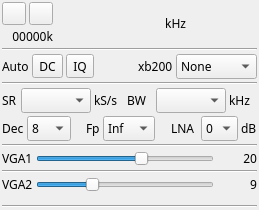
<?xml version="1.0" encoding="UTF-8"?>
<ui version="4.0">
 <class>BladerfInputGui</class>
 <widget class="QWidget" name="BladerfInputGui">
  <property name="geometry">
   <rect>
    <x>0</x>
    <y>0</y>
    <width>259</width>
    <height>210</height>
   </rect>
  </property>
  <property name="sizePolicy">
   <sizepolicy hsizetype="Preferred" vsizetype="Maximum">
    <horstretch>0</horstretch>
    <verstretch>0</verstretch>
   </sizepolicy>
  </property>
  <property name="minimumSize">
   <size>
    <width>0</width>
    <height>210</height>
   </size>
  </property>
  <property name="font">
   <font>
    <family>Sans Serif</family>
    <pointsize>9</pointsize>
   </font>
  </property>
  <property name="windowTitle">
   <string>BladeRF</string>
  </property>
  <layout class="QVBoxLayout" name="verticalLayout">
   <property name="spacing">
    <number>3</number>
   </property>
   <property name="margin">
    <number>2</number>
   </property>
   <item>
    <layout class="QHBoxLayout" name="horizontalLayout_freq">
     <item>
      <layout class="QVBoxLayout" name="deviceUILayout">
       <item>
        <layout class="QHBoxLayout" name="deviceButtonsLayout">
         <item>
          <widget class="ButtonSwitch" name="startStop">
           <property name="toolTip">
            <string>start/stop acquisition</string>
           </property>
           <property name="text">
            <string/>
           </property>
           <property name="icon">
            <iconset resource="../../../sdrbase/resources/res.qrc">
             <normaloff>:/play.png</normaloff>
             <normalon>:/stop.png</normalon>:/play.png</iconset>
           </property>
          </widget>
         </item>
         <item>
          <widget class="ButtonSwitch" name="record">
           <property name="toolTip">
            <string>Toggle record I/Q samples from device</string>
           </property>
           <property name="text">
            <string/>
           </property>
           <property name="icon">
            <iconset resource="../../../sdrbase/resources/res.qrc">
             <normaloff>:/record_off.png</normaloff>
             <normalon>:/record_on.png</normalon>:/record_off.png</iconset>
           </property>
          </widget>
         </item>
        </layout>
       </item>
       <item>
        <layout class="QHBoxLayout" name="deviceRateLayout">
         <item>
          <widget class="QLabel" name="deviceRateLabel">
           <property name="toolTip">
            <string>I/Q sample rate kS/s</string>
           </property>
           <property name="text">
            <string>00000k</string>
           </property>
           <property name="alignment">
            <set>Qt::AlignRight|Qt::AlignTrailing|Qt::AlignVCenter</set>
           </property>
          </widget>
         </item>
        </layout>
       </item>
      </layout>
     </item>
     <item>
      <spacer name="freqLeftSpacer">
       <property name="orientation">
        <enum>Qt::Horizontal</enum>
       </property>
       <property name="sizeHint" stdset="0">
        <size>
         <width>0</width>
         <height>0</height>
        </size>
       </property>
      </spacer>
     </item>
     <item>
      <widget class="ValueDial" name="centerFrequency" native="true">
       <property name="sizePolicy">
        <sizepolicy hsizetype="Maximum" vsizetype="Maximum">
         <horstretch>0</horstretch>
         <verstretch>0</verstretch>
        </sizepolicy>
       </property>
       <property name="minimumSize">
        <size>
         <width>32</width>
         <height>16</height>
        </size>
       </property>
       <property name="font">
        <font>
         <family>Monospace</family>
         <pointsize>20</pointsize>
        </font>
       </property>
       <property name="cursor">
        <cursorShape>SizeVerCursor</cursorShape>
       </property>
       <property name="focusPolicy">
        <enum>Qt::StrongFocus</enum>
       </property>
       <property name="toolTip">
        <string>Tuner center frequency in kHz</string>
       </property>
      </widget>
     </item>
     <item>
      <widget class="QLabel" name="freqUnits">
       <property name="text">
        <string> kHz</string>
       </property>
      </widget>
     </item>
     <item>
      <spacer name="freqRightlSpacer">
       <property name="orientation">
        <enum>Qt::Horizontal</enum>
       </property>
       <property name="sizeHint" stdset="0">
        <size>
         <width>0</width>
         <height>0</height>
        </size>
       </property>
      </spacer>
     </item>
    </layout>
   </item>
   <item>
    <widget class="Line" name="line">
     <property name="orientation">
      <enum>Qt::Horizontal</enum>
     </property>
    </widget>
   </item>
   <item>
    <layout class="QGridLayout" name="gridLayout_corr">
     <item row="0" column="2">
      <widget class="ButtonSwitch" name="iqImbalance">
       <property name="toolTip">
        <string>Automatic IQ imbalance correction</string>
       </property>
       <property name="text">
        <string>IQ</string>
       </property>
      </widget>
     </item>
     <item row="0" column="1">
      <widget class="ButtonSwitch" name="dcOffset">
       <property name="toolTip">
        <string>Automatic DC offset removal</string>
       </property>
       <property name="text">
        <string>DC</string>
       </property>
      </widget>
     </item>
     <item row="0" column="3">
      <spacer name="horizontalSpacer_2">
       <property name="orientation">
        <enum>Qt::Horizontal</enum>
       </property>
       <property name="sizeHint" stdset="0">
        <size>
         <width>40</width>
         <height>20</height>
        </size>
       </property>
      </spacer>
     </item>
     <item row="0" column="0">
      <widget class="QLabel" name="corrLabel">
       <property name="text">
        <string>Auto</string>
       </property>
      </widget>
     </item>
     <item row="0" column="4">
      <widget class="QLabel" name="xb200Label">
       <property name="text">
        <string>xb200</string>
       </property>
      </widget>
     </item>
     <item row="0" column="5">
      <widget class="QComboBox" name="xb200">
       <property name="toolTip">
        <string>XB200 board mode</string>
       </property>
       <property name="currentText" stdset="0">
        <string>None</string>
       </property>
       <property name="currentIndex">
        <number>0</number>
       </property>
       <property name="maxVisibleItems">
        <number>5</number>
       </property>
       <item>
        <property name="text">
         <string>None</string>
        </property>
       </item>
       <item>
        <property name="text">
         <string>Bypass</string>
        </property>
       </item>
       <item>
        <property name="text">
         <string>Auto 1dB</string>
        </property>
       </item>
       <item>
        <property name="text">
         <string>Auto 3dB</string>
        </property>
       </item>
       <item>
        <property name="text">
         <string>Custom</string>
        </property>
       </item>
       <item>
        <property name="text">
         <string>50M</string>
        </property>
       </item>
       <item>
        <property name="text">
         <string>144M</string>
        </property>
       </item>
       <item>
        <property name="text">
         <string>222M</string>
        </property>
       </item>
      </widget>
     </item>
    </layout>
   </item>
   <item>
    <widget class="Line" name="line_freq">
     <property name="orientation">
      <enum>Qt::Horizontal</enum>
     </property>
    </widget>
   </item>
   <item>
    <layout class="QGridLayout" name="gridLayout_samplerate">
     <property name="spacing">
      <number>3</number>
     </property>
     <item row="0" column="0">
      <widget class="QLabel" name="samplerateLabel">
       <property name="sizePolicy">
        <sizepolicy hsizetype="Maximum" vsizetype="Preferred">
         <horstretch>0</horstretch>
         <verstretch>0</verstretch>
        </sizepolicy>
       </property>
       <property name="text">
        <string>SR</string>
       </property>
      </widget>
     </item>
     <item row="0" column="1">
      <widget class="QComboBox" name="samplerate">
       <property name="maximumSize">
        <size>
         <width>70</width>
         <height>16777215</height>
        </size>
       </property>
       <property name="toolTip">
        <string>Sample rate in kS/s</string>
       </property>
      </widget>
     </item>
     <item row="0" column="2">
      <widget class="QLabel" name="samplerateUnit">
       <property name="text">
        <string>kS/s</string>
       </property>
      </widget>
     </item>
     <item row="0" column="5">
      <widget class="QComboBox" name="bandwidth">
       <property name="maximumSize">
        <size>
         <width>70</width>
         <height>16777215</height>
        </size>
       </property>
       <property name="toolTip">
        <string>IF bandwidth in kHz</string>
       </property>
      </widget>
     </item>
     <item row="0" column="3">
      <spacer name="horizontalSpacer">
       <property name="orientation">
        <enum>Qt::Horizontal</enum>
       </property>
       <property name="sizeHint" stdset="0">
        <size>
         <width>40</width>
         <height>20</height>
        </size>
       </property>
      </spacer>
     </item>
     <item row="0" column="4">
      <widget class="QLabel" name="bandwidthLabel">
       <property name="sizePolicy">
        <sizepolicy hsizetype="Maximum" vsizetype="Preferred">
         <horstretch>0</horstretch>
         <verstretch>0</verstretch>
        </sizepolicy>
       </property>
       <property name="text">
        <string>BW  </string>
       </property>
      </widget>
     </item>
     <item row="0" column="6">
      <widget class="QLabel" name="bandwidthUnit">
       <property name="text">
        <string>kHz</string>
       </property>
      </widget>
     </item>
     <item row="0" column="7">
      <spacer name="horizontalSpacer_3">
       <property name="orientation">
        <enum>Qt::Horizontal</enum>
       </property>
       <property name="sizeHint" stdset="0">
        <size>
         <width>40</width>
         <height>20</height>
        </size>
       </property>
      </spacer>
     </item>
    </layout>
   </item>
   <item>
    <layout class="QGridLayout" name="gridLayout_decim" columnstretch="0,0,0,0,0,0,0,0,0">
     <property name="spacing">
      <number>3</number>
     </property>
     <item row="0" column="0">
      <widget class="QLabel" name="label_decim">
       <property name="text">
        <string>Dec</string>
       </property>
      </widget>
     </item>
     <item row="0" column="1">
      <widget class="QComboBox" name="decim">
       <property name="maximumSize">
        <size>
         <width>50</width>
         <height>16777215</height>
        </size>
       </property>
       <property name="toolTip">
        <string>Decimation factor</string>
       </property>
       <property name="currentIndex">
        <number>3</number>
       </property>
       <item>
        <property name="text">
         <string>1</string>
        </property>
       </item>
       <item>
        <property name="text">
         <string>2</string>
        </property>
       </item>
       <item>
        <property name="text">
         <string>4</string>
        </property>
       </item>
       <item>
        <property name="text">
         <string>8</string>
        </property>
       </item>
       <item>
        <property name="text">
         <string>16</string>
        </property>
       </item>
       <item>
        <property name="text">
         <string>32</string>
        </property>
       </item>
      </widget>
     </item>
     <item row="0" column="3">
      <widget class="QLabel" name="label_fcPos">
       <property name="text">
        <string>Fp</string>
       </property>
      </widget>
     </item>
     <item row="0" column="4">
      <widget class="QComboBox" name="fcPos">
       <property name="toolTip">
        <string>Relative position of device center frequency</string>
       </property>
       <item>
        <property name="text">
         <string>Inf</string>
        </property>
       </item>
       <item>
        <property name="text">
         <string>Sup</string>
        </property>
       </item>
       <item>
        <property name="text">
         <string>Cen</string>
        </property>
       </item>
      </widget>
     </item>
     <item row="0" column="6">
      <widget class="QLabel" name="lnaGainLabel">
       <property name="sizePolicy">
        <sizepolicy hsizetype="Maximum" vsizetype="Preferred">
         <horstretch>0</horstretch>
         <verstretch>0</verstretch>
        </sizepolicy>
       </property>
       <property name="text">
        <string>LNA </string>
       </property>
      </widget>
     </item>
     <item row="0" column="5">
      <spacer name="fcPosRightSpacer">
       <property name="orientation">
        <enum>Qt::Horizontal</enum>
       </property>
       <property name="sizeHint" stdset="0">
        <size>
         <width>40</width>
         <height>20</height>
        </size>
       </property>
      </spacer>
     </item>
     <item row="0" column="7">
      <widget class="QComboBox" name="lna">
       <property name="maximumSize">
        <size>
         <width>40</width>
         <height>16777215</height>
        </size>
       </property>
       <item>
        <property name="text">
         <string>0</string>
        </property>
       </item>
       <item>
        <property name="text">
         <string>3</string>
        </property>
       </item>
       <item>
        <property name="text">
         <string>6</string>
        </property>
       </item>
      </widget>
     </item>
     <item row="0" column="8">
      <widget class="QLabel" name="label">
       <property name="text">
        <string>dB</string>
       </property>
      </widget>
     </item>
     <item row="0" column="2">
      <spacer name="horizontalSpacer_4">
       <property name="orientation">
        <enum>Qt::Horizontal</enum>
       </property>
       <property name="sizeHint" stdset="0">
        <size>
         <width>40</width>
         <height>20</height>
        </size>
       </property>
      </spacer>
     </item>
    </layout>
   </item>
   <item>
    <widget class="Line" name="line_lna">
     <property name="orientation">
      <enum>Qt::Horizontal</enum>
     </property>
    </widget>
   </item>
   <item>
    <layout class="QGridLayout" name="gridLayout_vga1">
     <property name="spacing">
      <number>3</number>
     </property>
     <item row="0" column="1">
      <widget class="QSlider" name="vga1">
       <property name="toolTip">
        <string>Amplifier before filtering gain (dB)</string>
       </property>
       <property name="minimum">
        <number>5</number>
       </property>
       <property name="maximum">
        <number>30</number>
       </property>
       <property name="pageStep">
        <number>1</number>
       </property>
       <property name="value">
        <number>20</number>
       </property>
       <property name="orientation">
        <enum>Qt::Horizontal</enum>
       </property>
      </widget>
     </item>
     <item row="0" column="2">
      <widget class="QLabel" name="vga1Text">
       <property name="minimumSize">
        <size>
         <width>40</width>
         <height>0</height>
        </size>
       </property>
       <property name="text">
        <string>20</string>
       </property>
       <property name="alignment">
        <set>Qt::AlignRight|Qt::AlignTrailing|Qt::AlignVCenter</set>
       </property>
      </widget>
     </item>
     <item row="0" column="0">
      <widget class="QLabel" name="vga1Label">
       <property name="text">
        <string>VGA1</string>
       </property>
      </widget>
     </item>
    </layout>
   </item>
   <item>
    <widget class="Line" name="line_vga1">
     <property name="orientation">
      <enum>Qt::Horizontal</enum>
     </property>
    </widget>
   </item>
   <item>
    <layout class="QGridLayout" name="gridLayout_vga2" columnstretch="0,0,0">
     <property name="spacing">
      <number>3</number>
     </property>
     <item row="0" column="0">
      <widget class="QLabel" name="vga2Label">
       <property name="text">
        <string>VGA2</string>
       </property>
      </widget>
     </item>
     <item row="0" column="1">
      <widget class="QSlider" name="vga2">
       <property name="toolTip">
        <string>Amplifier before ADC gain (dB)</string>
       </property>
       <property name="maximum">
        <number>30</number>
       </property>
       <property name="singleStep">
        <number>3</number>
       </property>
       <property name="pageStep">
        <number>3</number>
       </property>
       <property name="value">
        <number>9</number>
       </property>
       <property name="orientation">
        <enum>Qt::Horizontal</enum>
       </property>
      </widget>
     </item>
     <item row="0" column="2">
      <widget class="QLabel" name="vga2Text">
       <property name="minimumSize">
        <size>
         <width>40</width>
         <height>0</height>
        </size>
       </property>
       <property name="text">
        <string>9</string>
       </property>
       <property name="alignment">
        <set>Qt::AlignRight|Qt::AlignTrailing|Qt::AlignVCenter</set>
       </property>
      </widget>
     </item>
    </layout>
   </item>
   <item>
    <layout class="QHBoxLayout" name="padLayout">
     <item>
      <spacer name="verticalPadSpacer">
       <property name="orientation">
        <enum>Qt::Vertical</enum>
       </property>
       <property name="sizeHint" stdset="0">
        <size>
         <width>20</width>
         <height>40</height>
        </size>
       </property>
      </spacer>
     </item>
    </layout>
   </item>
   <item>
    <widget class="Line" name="line_vga2">
     <property name="orientation">
      <enum>Qt::Horizontal</enum>
     </property>
    </widget>
   </item>
  </layout>
 </widget>
 <customwidgets>
  <customwidget>
   <class>ValueDial</class>
   <extends>QWidget</extends>
   <header>gui/valuedial.h</header>
   <container>1</container>
  </customwidget>
  <customwidget>
   <class>ButtonSwitch</class>
   <extends>QToolButton</extends>
   <header>gui/buttonswitch.h</header>
  </customwidget>
 </customwidgets>
 <resources>
  <include location="../../../sdrbase/resources/res.qrc"/>
 </resources>
 <connections/>
</ui>
